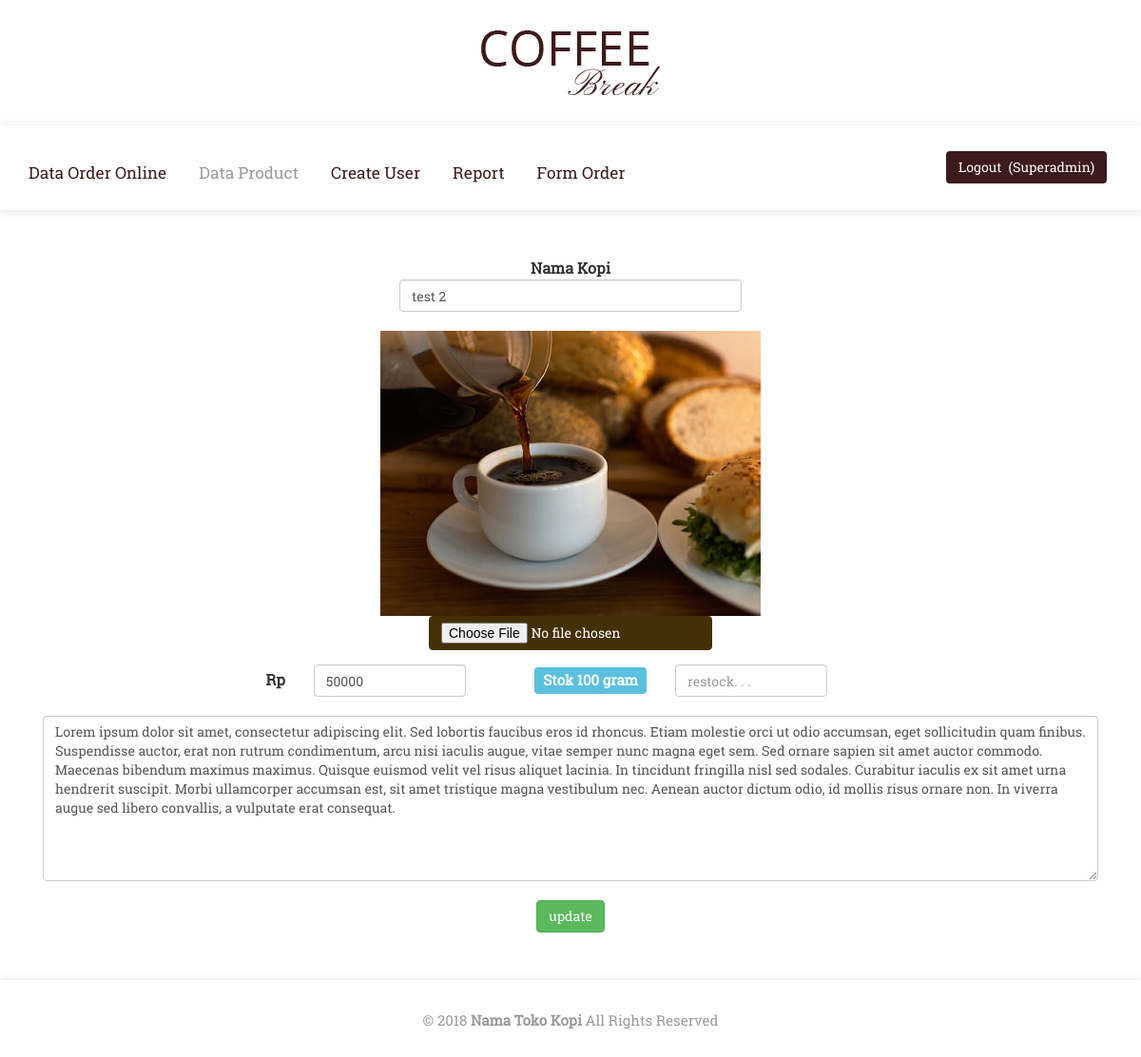
Page /admin/index.php?menu=productList&&action=productUpdate&&id_product=14 (signed in) on the committed database.
### tables this page shows
CREATE TABLE IF NOT EXISTS `artikel` (
  `id_artikel` int(11) NOT NULL,
  `id_kopi` int(11) NOT NULL,
  `deskripsi` text NOT NULL
);

CREATE TABLE IF NOT EXISTS `bijih_kopi` (
  `id_kopi` int(11) NOT NULL,
  `nama_kopi` varchar(100) NOT NULL,
  `harga` int(11) NOT NULL,
  `stok` int(11) NOT NULL DEFAULT '100000',
  `status` int(11) NOT NULL DEFAULT '1',
  `foto_produk` varchar(255) NOT NULL
);

### admin/class/connection.php (called while the page is built, shortened)
<?php
class connection{
	private $host="localhost";
	private $user="root";
	private $pass="";
	private $database="coffee";
      private $con;
      public function __construct(){
		$this->con= new mysqli($this->host, $this->user, $this->pass, $this->database);
	}
	public function getRow($query){
		$data = array();
		$result=$this->con->query($query);
		if($result){
			$data = $result->fetch_assoc();
		}
		return $data;
	}
}
?>

### admin/pages/productUpdate.php (the view, shortened to what this page needs)
<div class="container" style="margin-top: 50px;margin-bottom: 50px;">
    <form method="POST"  enctype="multipart/form-data">
        <div class="row"style="margin-bottom: 20px;">
            <label class="col-md-4 col-md-offset-4 text-center">Nama Kopi</label>
            <div class="col-md-4 col-md-offset-4"><input class="form-control" value="<?= $data['nama_kopi'] ?>" name="kopi[nama_kopi]"></div>
        </div>
        <div class="col-md-12">
          <center>
             <img class="img-responsive" id="img-preview" src="../<?= $data['foto_produk'] ?>">
          </center>
        </div>
        <div class="col-md-12">
            <div class="row">
                <div>
                    <input type="file" class="btn btn-cart margin-auto" name="foto_produk" id="fotoProduk">
                </div>
            </div>
            <div class="row" style="margin-top:15px">
                <div class="col-md-1 col-md-offset-2 text-right" style="margin-top:5px">
                  <label>Rp</label>
                </div>
                <div class="col-md-2">
                  <input class="form-control" value="<?= $data['harga'] ?>" name="kopi[harga]">
                </div>
                <div class="col-md-2 text-right" style="margin-top:5px">
                  <label class="label label-info" style="font-size:15px">Stok <?= number_format($data['stok'], 0,".",".") ?> gram</label>
                </div>
                <div class="col-md-2">
                  <input class="form-control" placeholder="restock. . ." name="kopi[reStock]">
                </div>
            </div>
        </div>
        <div class="col-md-12 artikel">
            <textarea class="form-control" rows=8  name="kopi[deskripsi]"><?= $data['deskripsi'] ?></textarea>
        </div>
        <center>
            <input type="submit" class="btn btn-success" value="update" name="submit">
        </center>
    </form>
</div>

### css/style.css (style rules this page uses)
html, body { font-size: 100%; background: #fff; }
body { font-size: 100%; font-family: 'RobotoSlab-Regular'; }
ul,label { margin:0; padding:0; }

### css/chocolat.css (style rules this page uses)
body { margin:0; padding:0; }

### admin/pages/productUpdate.php (style rules this page uses)
.artikel { margin:20px 0px }
.btn-cart { color: #fff;background-color: #443005;border-color: #443005; }
#img-preview { max-width:400px;max-height:300px }
.margin-auto { margin-left: auto;margin-right: auto; }

### rows in the picture
artikel: id_kopi.nama_kopi "test 2", id_kopi.foto_produk (picture), id_kopi.harga "50000", id_kopi.stok "100", deskripsi "Lorem ipsum dolor sit amet, consectetur adipiscing elit. Sed lobortis faucibus eros id rhoncus. Etiam molestie orci ut odio accumsan, eget sollicitudin quam finibus. Suspendisse auctor, erat non rutrum condimentum, arcu nisi iaculis augue, vitae semper nunc magna eget sem. Sed ornare sapien sit amet auctor commodo. Maecenas bibendum maximus maximus. Quisque euismod velit vel risus aliquet lacinia. In tincidunt fringilla nisl sed sodales. Curabitur iaculis ex sit amet urna hendrerit suscipit. Morbi ullamcorper accumsan est, sit amet tristique magna vestibulum nec. Aenean auctor dictum odio, id mollis risus ornare non. In viverra augue sed libero convallis, a vulputate erat consequat."

### other values in the picture
$_SESSION['username'] "Superadmin"
